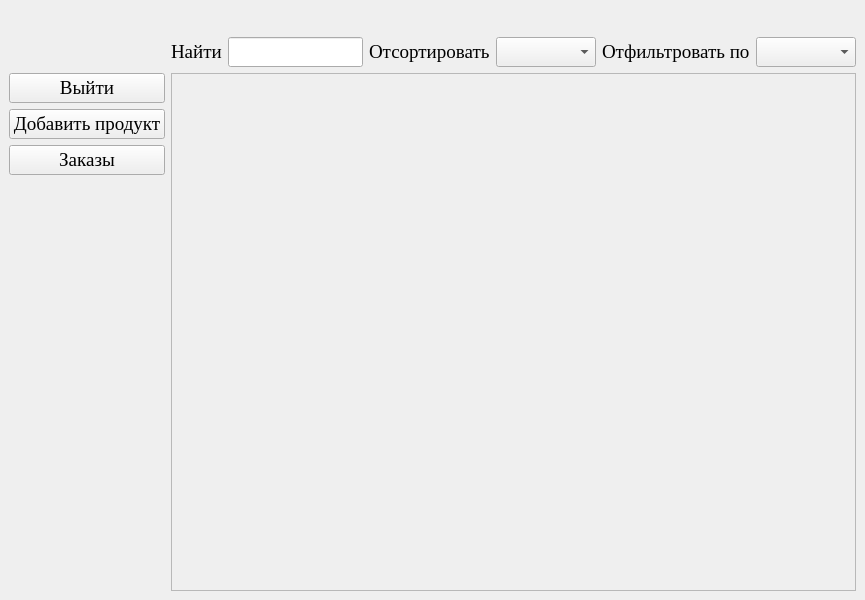
<?xml version="1.0" encoding="UTF-8"?>
<ui version="4.0">
 <class>HomeWindow</class>
 <widget class="QMainWindow" name="HomeWindow">
  <property name="geometry">
   <rect>
    <x>0</x>
    <y>0</y>
    <width>865</width>
    <height>600</height>
   </rect>
  </property>
  <property name="font">
   <font>
    <family>Times New Roman</family>
    <pointsize>14</pointsize>
   </font>
  </property>
  <property name="windowTitle">
   <string>Продукты</string>
  </property>
  <property name="windowIcon">
   <iconset>
    <normaloff>../../../../../../../time/import/Icon.JPG</normaloff>../../../../../../../time/import/Icon.JPG</iconset>
  </property>
  <widget class="QWidget" name="centralwidget">
   <layout class="QGridLayout" name="gridLayout">
    <item row="2" column="0">
     <layout class="QVBoxLayout" name="verticalLayout">
      <item>
       <widget class="QPushButton" name="Exit">
        <property name="text">
         <string>Выйти</string>
        </property>
       </widget>
      </item>
      <item>
       <widget class="QPushButton" name="AddProduct">
        <property name="text">
         <string>Добавить продукт</string>
        </property>
       </widget>
      </item>
      <item>
       <widget class="QPushButton" name="Orders">
        <property name="text">
         <string>Заказы</string>
        </property>
       </widget>
      </item>
      <item>
       <spacer name="verticalSpacer">
        <property name="orientation">
         <enum>Qt::Vertical</enum>
        </property>
        <property name="sizeHint" stdset="0">
         <size>
          <width>20</width>
          <height>40</height>
         </size>
        </property>
       </spacer>
      </item>
     </layout>
    </item>
    <item row="2" column="1">
     <widget class="QScrollArea" name="scrollArea">
      <property name="widgetResizable">
       <bool>true</bool>
      </property>
      <widget class="QWidget" name="scrollAreaWidgetContents">
       <property name="geometry">
        <rect>
         <x>0</x>
         <y>0</y>
         <width>682</width>
         <height>518</height>
        </rect>
       </property>
       <layout class="QVBoxLayout" name="verticalLayout_2"/>
      </widget>
     </widget>
    </item>
    <item row="1" column="1">
     <layout class="QHBoxLayout" name="horizontalLayout">
      <item>
       <widget class="QLabel" name="label_2">
        <property name="text">
         <string>Найти</string>
        </property>
       </widget>
      </item>
      <item>
       <widget class="QLineEdit" name="Search"/>
      </item>
      <item>
       <widget class="QLabel" name="label">
        <property name="text">
         <string>Отсортировать</string>
        </property>
       </widget>
      </item>
      <item>
       <widget class="QComboBox" name="comboBoxSort"/>
      </item>
      <item>
       <widget class="QLabel" name="label_3">
        <property name="text">
         <string>Отфильтровать по</string>
        </property>
       </widget>
      </item>
      <item>
       <widget class="QComboBox" name="comboBoxFilter"/>
      </item>
     </layout>
    </item>
    <item row="0" column="1">
     <widget class="QLabel" name="FIO">
      <property name="text">
       <string/>
      </property>
      <property name="alignment">
       <set>Qt::AlignRight|Qt::AlignTrailing|Qt::AlignVCenter</set>
      </property>
     </widget>
    </item>
   </layout>
  </widget>
 </widget>
 <resources/>
 <connections/>
</ui>
